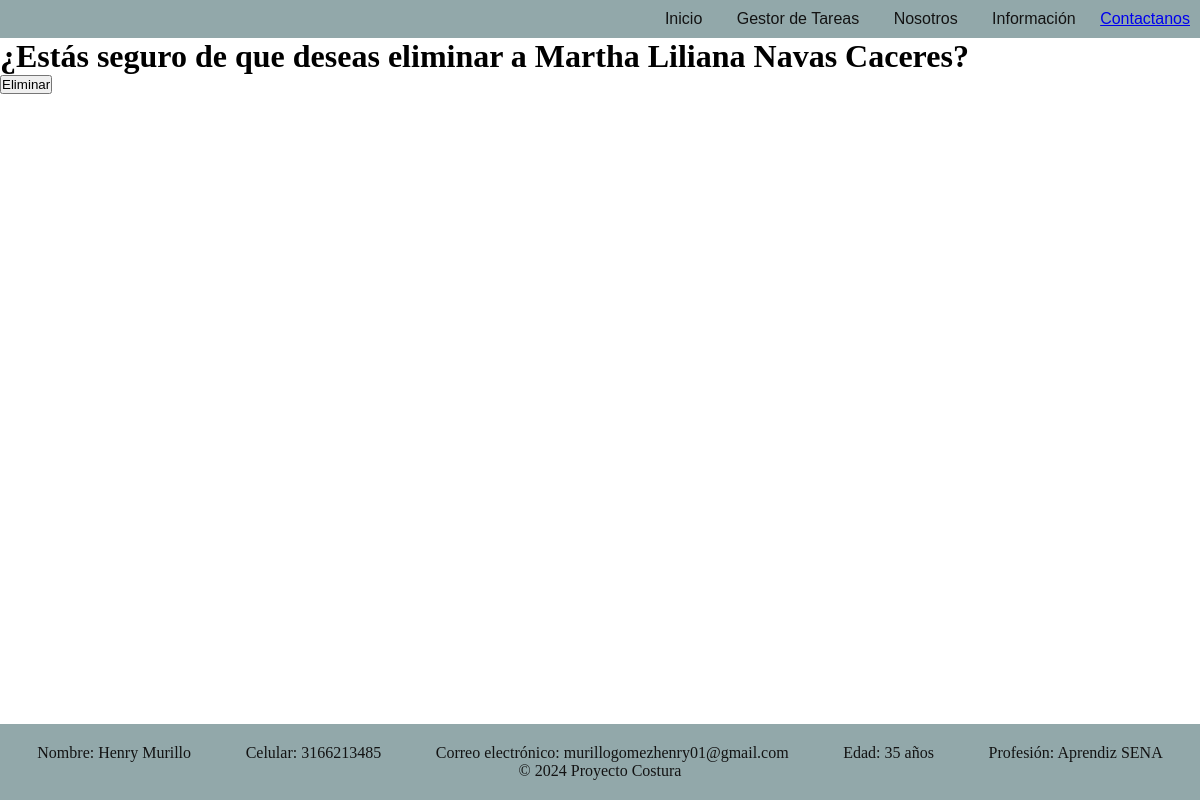
Before: /costureras/eliminar/91252866 with the older database file.
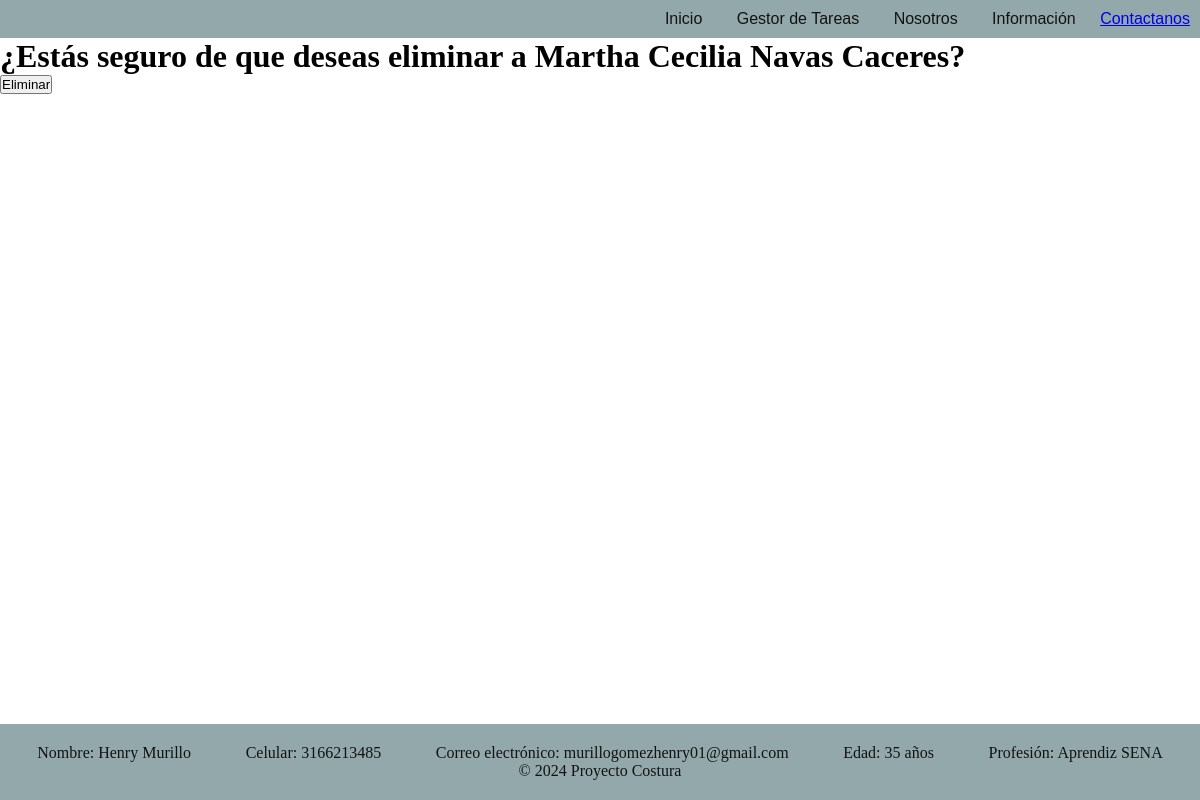
After: the same page with the newer database file.
### fabrica/models.py (models this page shows, shortened)
class Costureras(models.Model):
    GENERO_CHOICES = [
        ('M', 'Masculino'),
        ('F', 'Femenino'),
        ('O', 'Otro'),
    ]
    identificacion = models.CharField(primary_key=True, max_length=50)
    nombre = models.CharField(max_length=100)
    apellido = models.CharField(max_length=100)
    fecha_nacimiento = models.DateField()
    direccion = models.CharField(max_length=200)
    genero = models.CharField(max_length=1, choices=GENERO_CHOICES)

### fabrica/views.py (the view)
# urls.py: path('costureras/eliminar/<str:identificacion>', views.eliminar_costurera, name='eliminar_costurera')
def eliminar_costurera(request, identificacion):
    costurera = get_object_or_404(Costureras, identificacion=identificacion)
    if request.method == 'POST':
        costurera.delete()
    return render(request, 'eliminar_costurera.html', {'costurera': costurera})

### templates/eliminar_costurera.html (shortened to what this page needs)
{% extends "layouts/app.html" %}
{% block content %}
</head>
<body>
    <h1>¿Estás seguro de que deseas eliminar a {{ costurera.nombre }} {{ costurera.apellido }}?</h1>
    <form method="post">
        <button type="submit">Eliminar</button>
    </form>
{% endblock %}

Changed rows visible on the page:
changed Costureras "Navas Caceres": nombre "Martha Liliana" → "Martha Cecilia"
